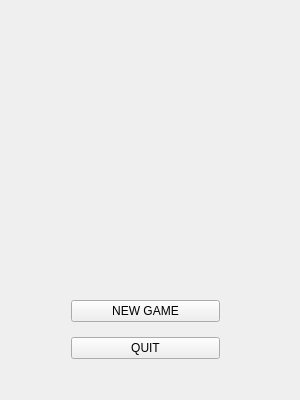
<?xml version="1.0" encoding="UTF-8"?>
<ui version="4.0">
 <class>MainWindow</class>
 <widget class="QMainWindow" name="MainWindow">
  <property name="geometry">
   <rect>
    <x>0</x>
    <y>0</y>
    <width>300</width>
    <height>400</height>
   </rect>
  </property>
  <property name="windowTitle">
   <string>Arcanoid Game</string>
  </property>
  <widget class="QWidget" name="centralWidget">
   <widget class="QWidget" name="verticalLayoutWidget">
    <property name="geometry">
     <rect>
      <x>60</x>
      <y>280</y>
      <width>171</width>
      <height>101</height>
     </rect>
    </property>
    <layout class="QVBoxLayout" name="verticalLayout">
     <item>
      <widget class="QPushButton" name="pushButton_2">
       <property name="text">
        <string>NEW GAME</string>
       </property>
      </widget>
     </item>
     <item>
      <widget class="QPushButton" name="pushButton">
       <property name="text">
        <string>QUIT</string>
       </property>
      </widget>
     </item>
    </layout>
   </widget>
  </widget>
 </widget>
 <layoutdefault spacing="6" margin="11"/>
 <resources/>
 <connections/>
</ui>
